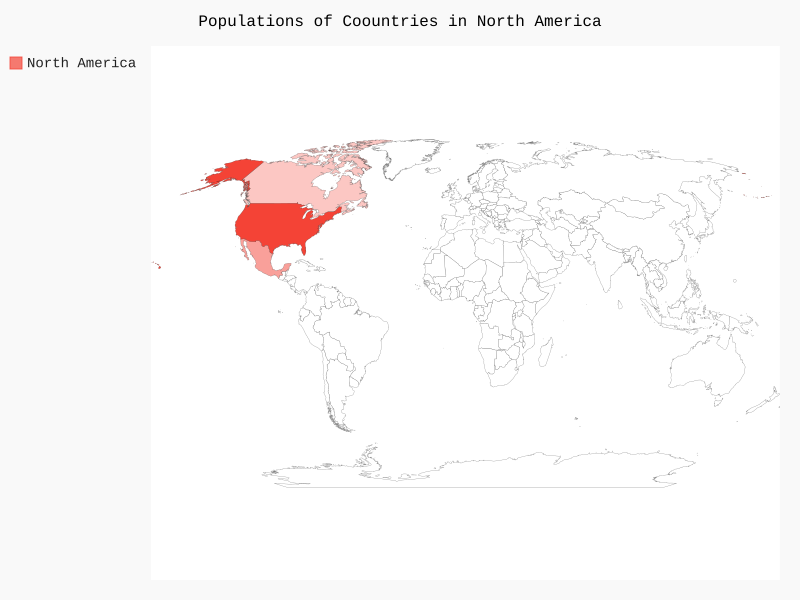

This figure's Python source:
import pygal

wm=pygal.maps.world.World()

wm.title='Populations of Coountries in North America'

wm.add('North America',{'ca':34126000,'mx':113423000,'us':309349000})
#wm.add('Central America',['bz','cr','gt','hn','ni','pa','sv'])
#wm.add('South America',['ar','bo','br','cl','co','ec','gf','gy','pe','py','sr','uy','ve'])

wm.render_to_file('na_populations.svg')
